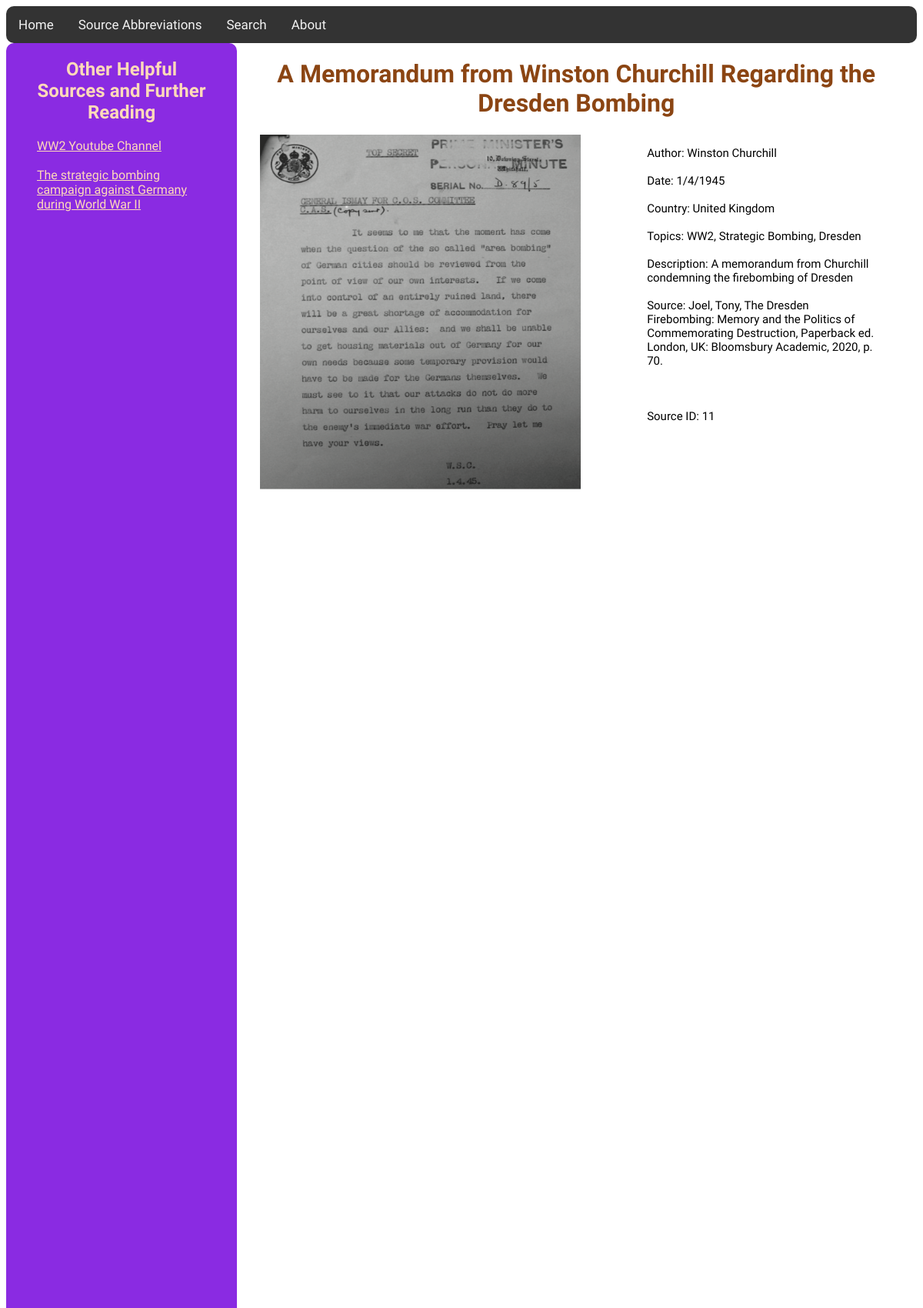
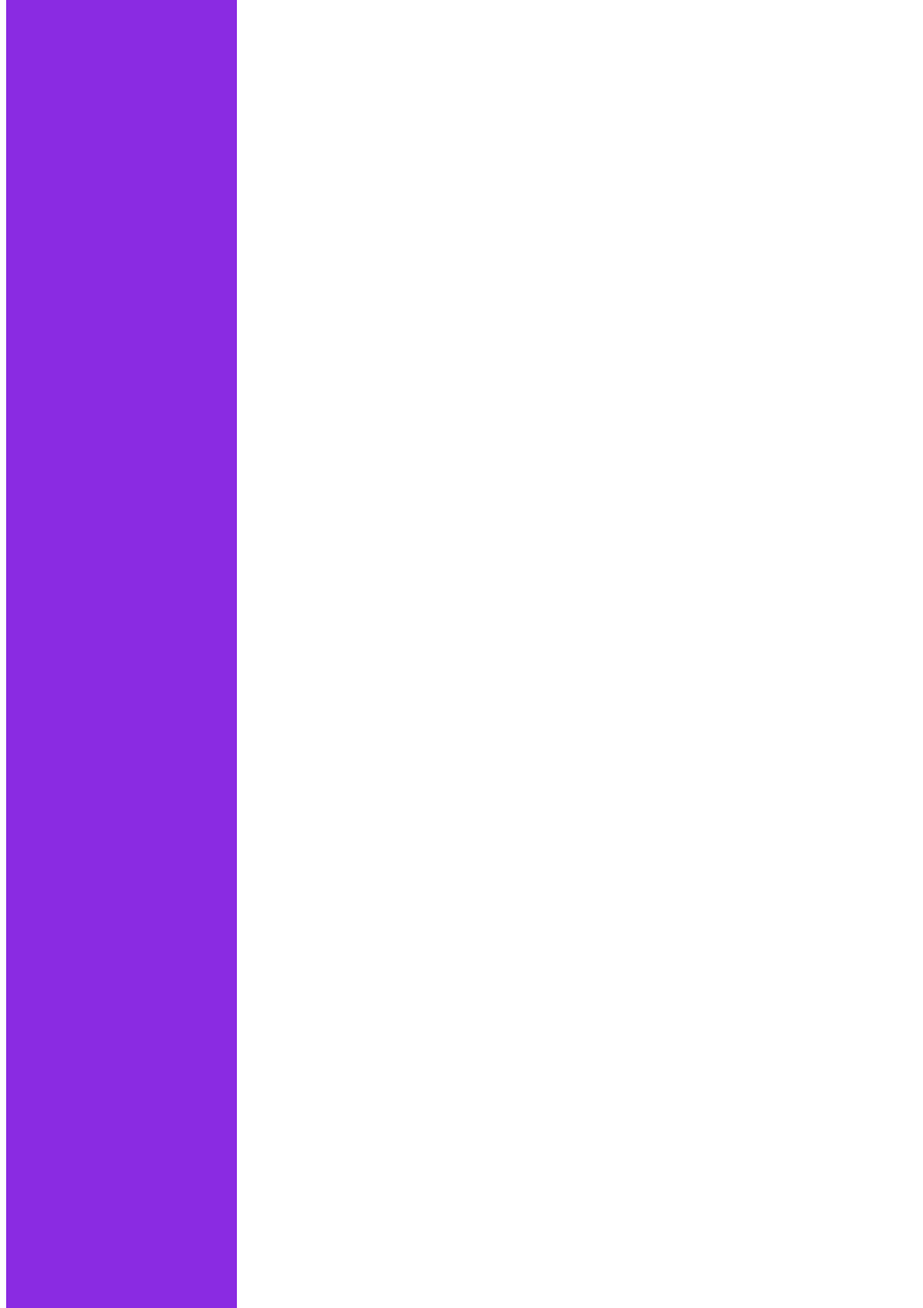
The page /source/11 (upper part) on the database its author committed (2 pictures, top to bottom).
### tables this page shows
CREATE TABLE "FURTHER" (
	"ID"	INTEGER,
	"NAME"	TEXT,
	"URL"	TEXT,
	PRIMARY KEY("ID")
);

CREATE TABLE "SOURCES" (
	"ID"	INTEGER,
	"DESCRIPTION"	TEXT,
	"YEAR"	INTEGER,
	"MONTH"	INTEGER,
	"DATE"	INTEGER,
	"AUTHOR"	TEXT,
	"PATH"	TEXT,
	"LINK"	TEXT,
	"CITATION"	TEXT,
	"WIDTH"	INTEGER,
	"TITLE"	TEXT,
	PRIMARY KEY("ID")
);

CREATE TABLE "COUNTRIES" (
	"ID"	INTEGER,
	"NAME"	TEXT,
	PRIMARY KEY("ID")
);

### app.py (the view)
@app.route('/source/<id>')
def source(id):
    source = []
    prot = False
    if id == "1":
        prot = True
    conn = sqlite3.connect("sources.db")
    cursor = conn.cursor()
    src = cursor.execute("SELECT ID,DESCRIPTION,YEAR,MONTH,DATE,AUTHOR,PATH,LINK,CITATION,WIDTH,TITLE FROM SOURCES WHERE ID=?", (id,))
    src = src.fetchall()
    src= src[0]
    src = list(src)
    countries = cursor.execute("SELECT NAME FROM COUNTRIES WHERE ID IN (SELECT COUN_ID FROM SRC_COUNS WHERE SRC_ID=?)", (id,))
    countries = countries.fetchall()
    countries = [c[0] for c in countries]
    src.append(countries)
    tags = get_tags(int(id), cursor)
    src.append(tags)
    tag_ids = [t[0] for t in cursor.execute("SELECT TAG_ID FROM SRC_TAGS WHERE SRC_ID=?", (id,)).fetchall()]
    print(tag_ids)
    further = {}
    for tag_id in tag_ids:
        furt = cursor.execute("SELECT NAME, URL FROM FURTHER WHERE ID IN (SELECT FURT_ID FROM TAGS_FURTHER WHERE TAG_ID=?)", (tag_id,)).fetchall()
        for f in furt:
            further[f[0]] = f[1]
    conn.close()
    return render_template("source.html", source=src, prot=False if id != "1" else True, further=further)

### app.py (called while the page is built)
def get_tags(id: int, cursor) -> list:
    cursor.execute("SELECT TAG FROM TAGS WHERE ID IN (SELECT TAG_ID FROM SRC_TAGS WHERE SRC_ID=?)", (id,))
    tags = [t[0] for t in cursor.fetchall()]  # Fixed: properly extract tags from tuples
    return tags

### templates/source.html (shortened to what this page needs)
<!DOCTYPE html>
<html lang="en">
<head>
    <link rel="stylesheet" href="{{ url_for('static', filename='styles/styles.css') }}">
</head>
<body id="source_page">
    <div class="topnav">
      <a href="{{url_for('index')}}">Home</a>
      <a href="{{url_for('sources_abbr')}}">Source Abbreviations</a>
      <a href="{{ url_for('search') }}">Search</a>
      <a href="{{ url_for('about') }}">About</a>
    </div>
    <div class="sidebar">
        <h2 class="src_link" style="text-align: center">Other Helpful Sources and Further Reading</h2>
        <p class="src_link">
            {% for key, value in further.items() %}
                <a id="sidebar-a" href="{{ value }}">{{ key }}</a>
                <br>
                <br>
            {% endfor %}
        </p>
    </div>
    <div id="main_content">
    <h1 id="title">{{ source[10] }}</h1>
    </div>
    <div id="main">
        <div id="content" style="height: 1000px">
            {% if prot %}
                <script type="text/javascript">
                    alert('Due to copyright concerns, I am required to put a transcript of the document here rather than a photo/facsimile');
                </script>
                <object draggable="false" id="src_frame" class="scaled" style="zoom: 100%" data="{{ url_for('static', filename=source[6]) }}" width="{{ source[9] }}"></object>
            {% elif ".pdf" in source[6] and "Images/" in source[6] %}
                <object type="application/pdf" style="zoom: 100%" id="src_frame" data="{{ url_for('static', filename=source[6]) }}#view=FitV" width="{{ source[9] }}" height="700px"></object>
            {% elif "http" in source[6] %}
                <object id="src_frame" style="zoom: 100%" data="{{ source[9] }}#view=FitV" width="{{ source[13] }}"></object>
            {% else %}
                    <object draggable="false" id="src_frame" style="image-rendering: -webkit-optimize-contrast;" class="scaled" data="{{ url_for('static', filename=source[6]) }}" width="{{ source[9] }}"></object>
            {% endif %}
        </div>
        <div id="metadata">
            <p>
                Author: {{ source[5] }}<br><br>
                Date: {{ source[4] }}/{{ source[3] }}/{{ source[2] }}<br><br>
                Country: {{ ', '.join(source[11]) }}<br><br>
                Topics: {{ ', '.join(source[12]) }}<br><br>
                Description: {{ source[1] }}<br><br>
                Source: {{ source[8] }}<br><br>
                <br>
                <br>
                Source ID: {{ source[0] }}
                <br><br>
            </p>
        </div>
        <br>
        <br>
        <br>
        </div>
</body>
</html>

### static/styles/styles.css (style rules this page uses)
#title { color: saddlebrown; font-family: "Winky Rough"; text-align: center; }
.src_link { text-decoration: none; color: peachpuff; font-family: "Winky Rough"; }
#content { padding-left: 330px; width: 150%; height: 550%; align-items: center; overflow: auto; position: relative; padding-right: 0; }
.scaled { position: relative; top: 0; left: 0; transform-origin: center center; z-index: 100; overflow: auto; background-size: contain; background-repeat: no-repeat; }
h1 { text-align: center; }
.topnav { background-color: #333; overflow: hidden; border-radius: 10px; }
.topnav a { float: left; color: #f2f2f2; text-align: center; padding: 14px 16px; text-decoration: none; font-family: "Winky Rough", ui-rounded; font-size: 17px; }
.sidebar { width: 300px; box-sizing: border-box; position:absolute; background-color: blueviolet; border-radius: 10px; padding-left: 40px; padding-right: 40px; height: 150%; z-index: 20; }
#main { padding-right: 50px; display: flex; overflow: auto; height: 560px; padding-bottom: 100px; }
#main_content { margin-left: 230px; padding-left: 10%; padding-right: 50px; }
#metadata { font-family: "Winky Rough"; font-size: 15px; margin-left: 0px; padding-left: 40px; overflow: auto; }
body { overflow: auto; }
#src_frame { position: relative; top: 0; left: 0; }

### templates/source.html (style rules this page uses)
#sidebar-a { color: peachpuff; }

### rows shown on the page
FURTHER: NAME "WW2 Youtube Channel"
FURTHER: further "The strategic bombing campaign against Germany during World War II"
SOURCES: TITLE "A Memorandum from Winston Churchill Regarding the Dresden Bombing", AUTHOR "Winston Churchill", DATE "1", MONTH "4", YEAR "1945", DESCRIPTION "A memorandum from Churchill condemning the firebombing of Dresden", CITATION "Joel, Tony, The Dresden Firebombing: Memory and the Politics of Commemorating Destruction, Paperback ed. London, UK: Bloomsbury Academic, 2020, p. 70.", ID "11"
COUNTRIES: NAME "United Kingdom"

### other values the page prints
{{ ', '.join(source[12]) }} "WW2, Strategic Bombing, Dresden"
